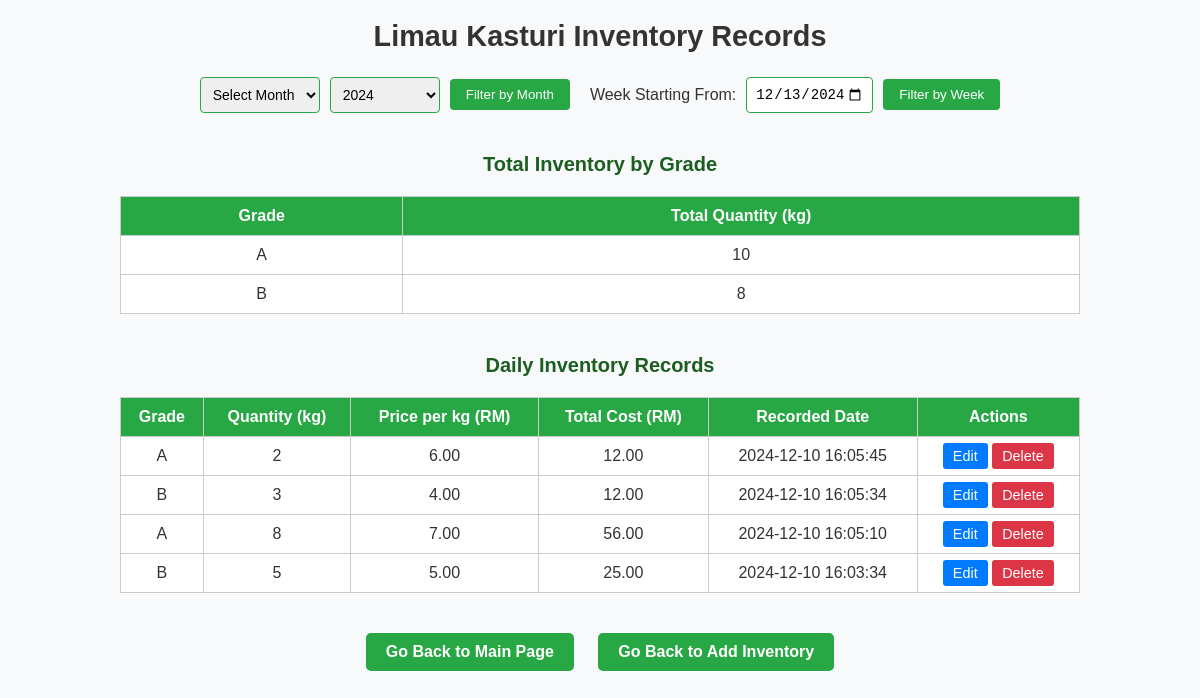
Page /InventoryManagementSystem/view_inventory.php on the earlier database version.
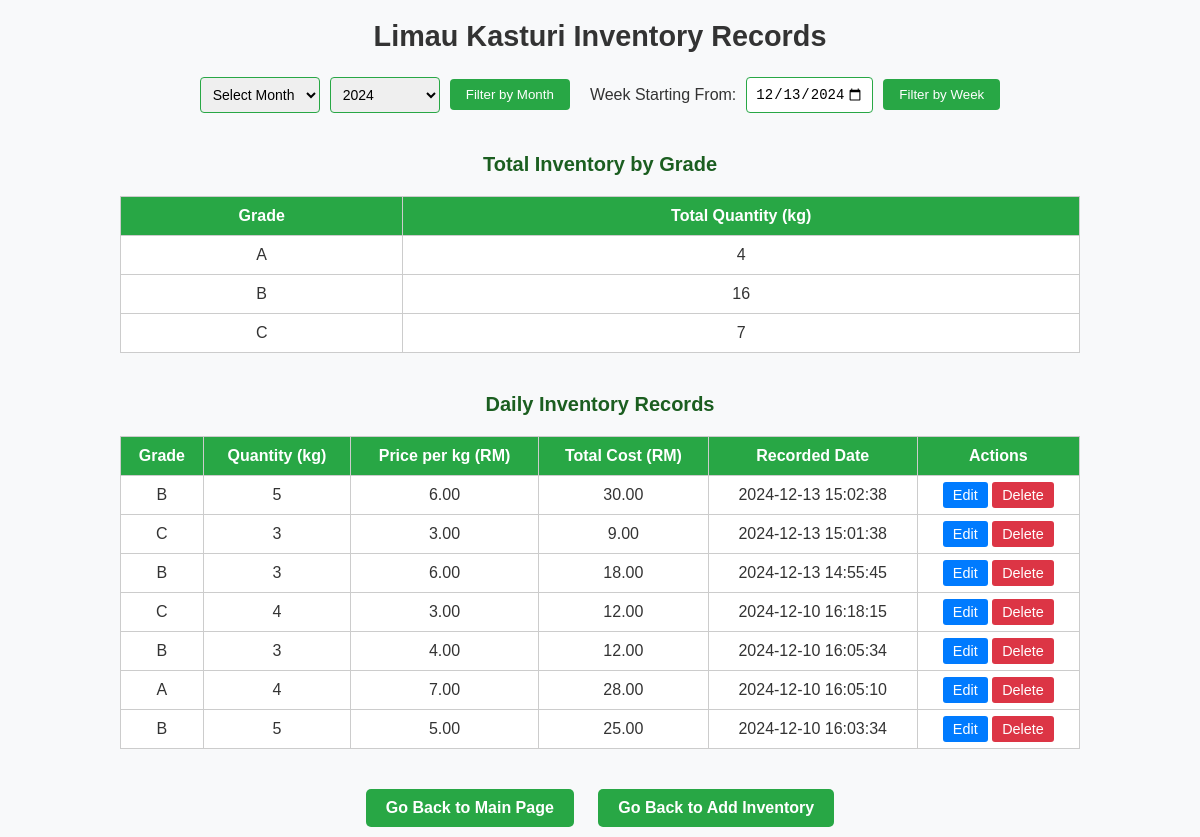
Same page on the later database version.
### tables this page shows
CREATE TABLE `inventory` (
  `id` int NOT NULL,
  `grade` enum('A','B','C') NOT NULL,
  `quantity` int NOT NULL,
  `price_per_kg` decimal(10,2) NOT NULL,
  `total_cost` decimal(10,2) GENERATED ALWAYS AS ((`quantity` * `price_per_kg`)) STORED,
  `recorded_date` timestamp NOT NULL DEFAULT CURRENT_TIMESTAMP
);

### InventoryManagementSystem/view_inventory.php (the view, shortened to what this page needs)
<?php
include 'db_connection.php';
$sql = "SELECT * FROM inventory ORDER BY recorded_date DESC";
$sql_totals = "SELECT grade, SUM(quantity) AS total_quantity
               FROM inventory
               GROUP BY grade
               ORDER BY grade ASC";
?>
<!DOCTYPE html>
<html lang="en">
<head>
</head>
<body>
    <h2>Limau Kasturi Inventory Records</h2>
    <div class="filter-container">
        <form method="GET" class="filter-form">
            <select name="month" required>
                <option value="">Select Month</option>
            </select>
            <select name="year" required>
                <?php
                $current_year = isset($_GET['year']) ? $_GET['year'] : date('Y');
                for ($year = 2024; $year <= 2040; $year++) {
                    $selected = ($current_year == $year) ? 'selected' : '';
                    echo "<option value='$year' $selected>$year</option>";
                }
                ?>
            </select>
            <button type="submit" name="filter_monthly">Filter by Month</button>
        </form>
        <form method="GET" class="filter-form">
            <label>Week Starting From:</label>
            <input type="date" name="week_start"
                   value="<?php echo isset($_GET['week_start']) ? $_GET['week_start'] : date('Y-m-d'); ?>"
                   max="<?php echo date('Y-m-d'); ?>"
                   required>
            <button type="submit" name="filter_weekly">Filter by Week</button>
        </form>
    </div>
    <?php
    $result = $conn->query($sql);
    $totals = $conn->query($sql_totals);
    ?>
    <div style="margin-top: 40px;">
        <h3>Total Inventory by Grade</h3>
        <table>
            <thead>
                <tr>
                    <th>Grade</th>
                    <th>Total Quantity (kg)</th>
                </tr>
            </thead>
            <tbody>
                <?php
                if ($totals->num_rows > 0) {
                    while ($row = $totals->fetch_assoc()) {
                        echo "<tr>
                                <td>{$row['grade']}</td>
                                <td>{$row['total_quantity']}</td>
                              </tr>";
                    }
                } else {
                    echo "<tr><td colspan='2'>No inventory found.</td></tr>";
                }
                ?>
            </tbody>
        </table>
    </div>
    <div style="margin-top: 40px;">
        <h3>Daily Inventory Records</h3>
        <table>
            <thead>
                <tr>
                    <th>Grade</th>
                    <th>Quantity (kg)</th>
                    <th>Price per kg (RM)</th>
                    <th>Total Cost (RM)</th>
                    <th>Recorded Date</th>
                    <th>Actions</th>
                </tr>
            </thead>
            <tbody>
                <?php
                if ($result->num_rows > 0) {
                    while ($row = $result->fetch_assoc()) {
                        echo "<tr>
                                <td>{$row['grade']}</td>
                                <td>{$row['quantity']}</td>
                                <td>{$row['price_per_kg']}</td>
                                <td>{$row['total_cost']}</td>
                                <td>{$row['recorded_date']}</td>
                                <td>
                                    <a href='edit_inventory.php?id={$row['id']}' class='edit-btn'>Edit</a>
                                    <a href='delete_inventory.php?id={$row['id']}' class='delete-btn' onclick='return confirm(\"Are you sure you want to delete this record?\")'>Delete</a>
                                </td>
                              </tr>";
                    }
                } else {
                    echo "<tr><td colspan='6'>No records found.</td></tr>";
                }
                ?>
            </tbody>
        </table>
    </div>
    <div class="button-container">
        <a href="index.php" class="action-button">Go Back to Main Page</a>
        <a href="add_inventory.php" class="action-button">Go Back to Add Inventory</a>
    </div>
</body>
</html>

### InventoryManagementSystem/view_inventory.php (style rules this page uses)
body { font-family: Arial, sans-serif; margin: 0; padding: 0; background-color: #f8f9fa; color: #333; }
h2 { text-align: center; font-size: 1.8em; margin-top: 20px; }
table { width: 80%; margin: 20px auto; border-collapse: collapse; }
table, th, td { border: 1px solid #ccc; text-align: center; padding: 10px; }
th { background-color: #28a745; color: white; }
td { background-color: white; }
.button-container { text-align: center; margin-top: 30px; }
.action-button { display: inline-block; padding: 10px 20px; background-color: #28a745; color: white; text-decoration: none; border-radius: 5px; font-weight: bold; margin: 10px; transition: background-color 0.3s; }
.edit-btn, .delete-btn { padding: 5px 10px; color: white; text-decoration: none; border-radius: 3px; font-size: 0.9em; }
.edit-btn { background-color: #007bff; }
.delete-btn { background-color: #dc3545; }
.filter-container { display: flex; justify-content: center; gap: 20px; margin: 20px 0; }
.filter-form { display: flex; gap: 10px; align-items: center; }
.filter-form select, .filter-form input[type="date"] { padding: 8px; border: 1px solid #28a745; border-radius: 4px; font-size: 14px; }
.filter-form button { padding: 8px 16px; background-color: #28a745; color: white; border: none; border-radius: 4px; cursor: pointer; }
h3 { text-align: center; color: #1b5e20; font-size: 20px; margin: 30px 0 20px; font-weight: bold; }

Differences in the rows shown:
removed inventory: grade "A", quantity "2", price_per_kg "6.00", total_cost "12.00", recorded_date "2024-12-10 16:05:45"
added inventory: grade "B", quantity "5", price_per_kg "6.00", total_cost "30.00", recorded_date "2024-12-13 15:02:38"
added inventory: grade "C", quantity "3", price_per_kg "3.00", total_cost "9.00", recorded_date "2024-12-13 15:01:38"
added inventory: grade "B", quantity "3", price_per_kg "6.00", total_cost "18.00", recorded_date "2024-12-13 14:55:45"
added inventory: grade "C", quantity "4", price_per_kg "3.00", total_cost "12.00", recorded_date "2024-12-10 16:18:15"
changed inventory (number 6 of 7 on the later page): quantity "8" → "4"; total_cost "56.00" → "28.00"
Other differences:
new list line: "A 4"
new list line: "B 16"
new list line: "C 7"
list line gone: "A 10"
list line gone: "B 8"
